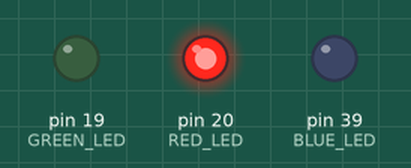
Simulated run of this sketch. Board: Arduino Mega 2560, built with avr-gcc and run on an emulated ATmega2560. Parts: output pins drawn as LEDs (lit = HIGH).

Above: at 0.05 s.
At 0.75 s:
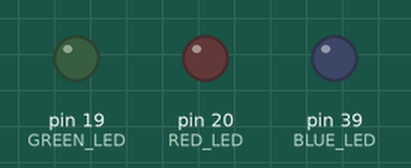
At 1.45 s:
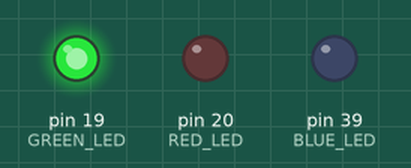
At 2.85 s:
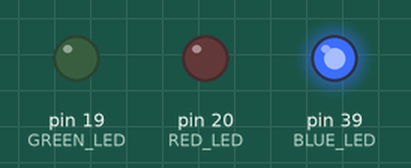
Timing chart, 0 to 3.1 s (numbered marks = the images above):
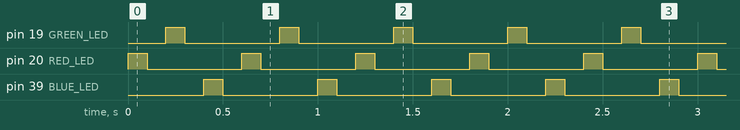

Measured:
- by itself, pin 19 (GREEN_LED), pin 20 (RED_LED), pin 39 (BLUE_LED): alternates HIGH for 0.10 s and LOW for 0.50 s

The sketch:

MXChipTest.ino
```cpp
int RED_LED = 20;
int GREEN_LED = 19;
int BLUE_LED = 39;
void setup() {
  // initialize the pins as digital output.
  pinMode(RED_LED, OUTPUT);
  pinMode(GREEN_LED, OUTPUT);
  pinMode(BLUE_LED, OUTPUT);
}
void loop() {
  // turn red LED on
  digitalWrite(RED_LED, HIGH);
  delay(100);
  // turn red LED off
  digitalWrite(RED_LED, LOW);
  delay(100);
  // turn green LED on
  digitalWrite(GREEN_LED, HIGH);
  delay(100);
  // turn green LED off
  digitalWrite(GREEN_LED, LOW);
  delay(100);
  // turn blue LED on
  digitalWrite(BLUE_LED, HIGH);
  delay(100);
  // turn blue LED off
  digitalWrite(BLUE_LED, LOW);
  delay(100);
}
```
